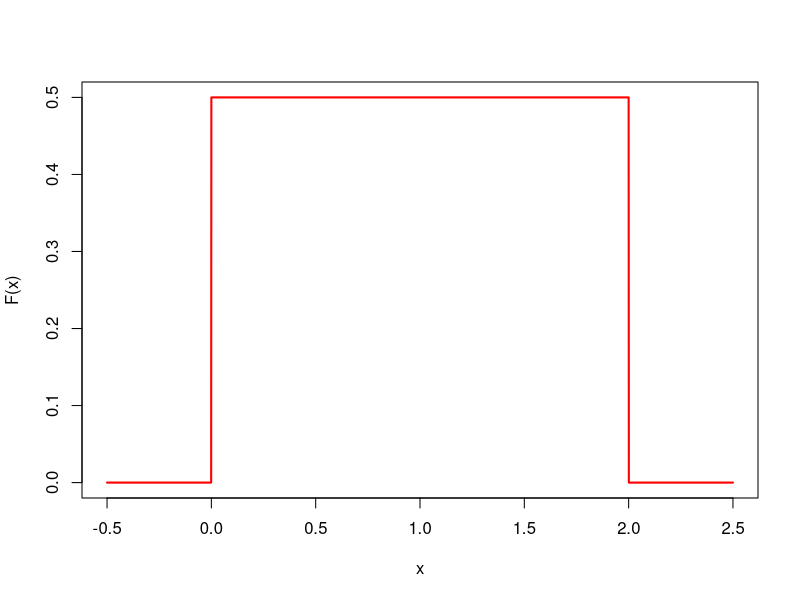

This figure's R source:
# modelo uniforme

# se denota X - Unif(a,b)

x <- seq(from = -0.5, to = 2.5 , by = 0.001)
?seq
plot(x, dunif(x = x, min = 0 , max =2), 
     type = "l" , 
     ylab = "F(x)", 
     lwd = 2, 
     col = "red")
